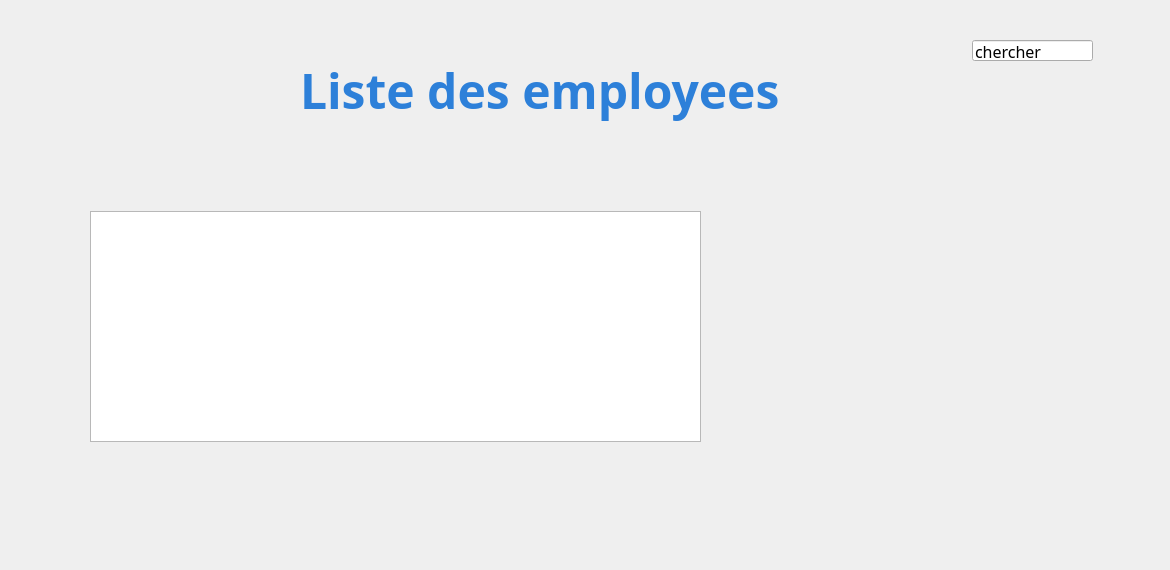
      <widget class="QWidget" name="Consulter_employe">
       <property name="styleSheet">
        <string notr="true">#Consulter_employe {
background-color: transparent;
border-image: url(:background.jpg);
background: none;
border: none;
background-repeat: none;
}
</string>
       </property>
       <widget class="QPushButton" name="pushButton_aj">
        <property name="geometry">
         <rect>
          <x>990</x>
          <y>520</y>
          <width>141</width>
          <height>41</height>
         </rect>
        </property>
        <property name="styleSheet">
         <string notr="true">#pushButton_aj {
background-color: transparent;
border-image: url(:Ajouter.png);
background: none;
border: none;
background-repeat: none;
}
</string>
        </property>
        <property name="text">
         <string/>
        </property>
       </widget>
       <widget class="QLabel" name="label_16">
        <property name="geometry">
         <rect>
          <x>300</x>
          <y>50</y>
          <width>541</width>
          <height>81</height>
         </rect>
        </property>
        <property name="font">
         <font>
          <family>Segoe Print</family>
         </font>
        </property>
        <property name="styleSheet">
         <string notr="true">#label_16 {
background-color: transparent;
background: none;
border: none;
background-repeat: none;
}
</string>
        </property>
        <property name="text">
         <string>&lt;html&gt;&lt;head/&gt;&lt;body&gt;&lt;p&gt;&lt;span style=&quot; font-size:36pt; font-weight:600; color:#2d80d9;&quot;&gt;Liste des employees&lt;/span&gt;&lt;/p&gt;&lt;/body&gt;&lt;/html&gt;</string>
        </property>
        <property name="textFormat">
         <enum>Qt::AutoText</enum>
        </property>
        <property name="scaledContents">
         <bool>false</bool>
        </property>
       </widget>
       <widget class="QPushButton" name="pushButton_Menu_RH">
        <property name="geometry">
         <rect>
          <x>10</x>
          <y>0</y>
          <width>41</width>
          <height>41</height>
         </rect>
        </property>
        <property name="styleSheet">
         <string notr="true">#pushButton_Menu_RH {
background-color: transparent;
border-image: url(:Menu.png);
background: none;
border: none;
background-repeat: none;
}
</string>
        </property>
        <property name="text">
         <string/>
        </property>
       </widget>
       <widget class="QPushButton" name="pushButton_Close_em">
        <property name="geometry">
         <rect>
          <x>1130</x>
          <y>10</y>
          <width>31</width>
          <height>31</height>
         </rect>
        </property>
        <property name="styleSheet">
         <string notr="true">#pushButton_Close_em {
background-color: transparent;
border-image: url(:close.png);
background: none;
border: none;
background-repeat: none;
}
</string>
        </property>
        <property name="text">
         <string/>
        </property>
       </widget>
       <widget class="QLineEdit" name="lineEdit_recherche_employe">
        <property name="geometry">
         <rect>
          <x>972</x>
          <y>40</y>
          <width>121</width>
          <height>21</height>
         </rect>
        </property>
        <property name="font">
         <font>
          <family>Javanese Text</family>
          <pointsize>12</pointsize>
         </font>
        </property>
        <property name="text">
         <string>chercher</string>
        </property>
       </widget>
       <widget class="QListView" name="listView_employe">
        <property name="geometry">
         <rect>
          <x>90</x>
          <y>211</y>
          <width>611</width>
          <height>231</height>
         </rect>
        </property>
        <property name="font">
         <font>
          <family>Javanese Text</family>
          <pointsize>14</pointsize>
         </font>
        </property>
       </widget>
       <zorder>label_16</zorder>
       <zorder>pushButton_aj</zorder>
       <zorder>pushButton_Menu_RH</zorder>
       <zorder>pushButton_Close_em</zorder>
       <zorder>lineEdit_recherche_employe</zorder>
       <zorder>listView_employe</zorder>
      </widget>
